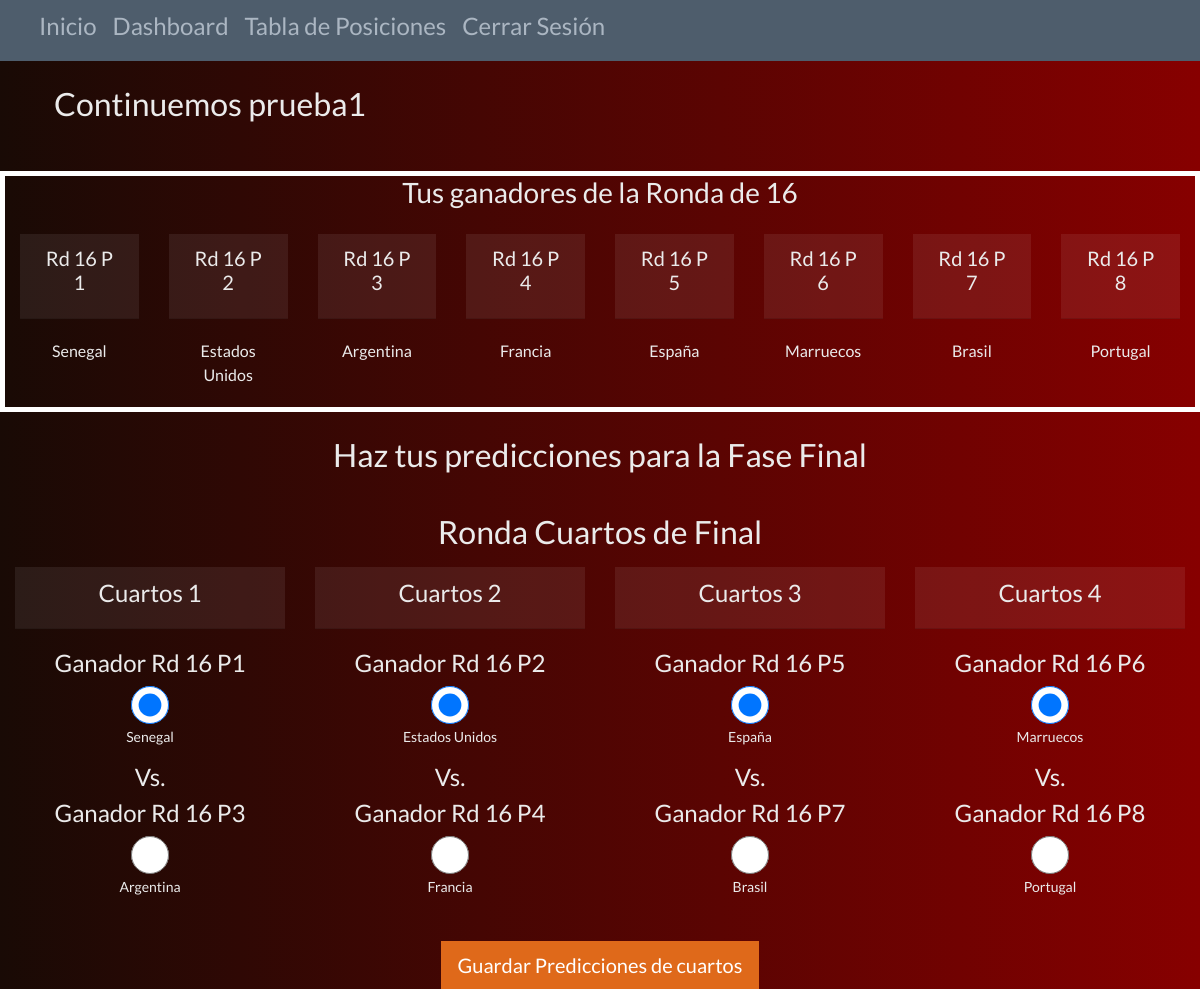
The page /fase-final (signed in) on the database its author committed.
### models.py (models this page shows, shortened)
class PrediccionRonda16(db.Base):
    __tablename__ = "predicciones_R16"
    __table_args__ = {"sqlite_autoincrement": True}
    id_prediccionRonda16 = Column(Integer, primary_key=True)
    partido = Column(Integer, nullable=False)
    id_equipo = Column(Integer, ForeignKey("equipos.id_equipo"), nullable=False)
    id_usuario = Column(Integer, ForeignKey("usuarios.id_usuario"), nullable=False)

class Equipo(db.Base):
    __tablename__ = "equipos"
    __table_args__ = {"sqlite_autoincrement": True}
    id_equipo = Column(Integer, primary_key=True)
    nombre = Column(String(30), nullable=False, unique=True)

### main.py (the view, shortened to what this page needs)
@app.route("/fase-final", methods=['GET', 'POST'])
def fase_final(i=None):
    if "id_usuario" not in flask_session:
        return redirect(url_for('login'))
    if request.method == "POST":
        guardar_prediccion(flask_session["id_usuario"], request.form)
    partidos_faseR16 = []
    partidos_cuartos = []
    partidos_semi = []
    partidos_final = []
    partidos_faseR16 = []
    prediccionesCuartos = None
    prediccionesSemifinal = None
    prediccionesFinal = None
    equipo_2 = aliased(Equipo)
    predicciones_grupos = db.session.query(Prediccion, Grupo.letra, Equipo.id_equipo.label('id_equipo_clasificado_1'), Equipo.nombre.label('equipo_clasificado_1'), equipo_2.id_equipo.label('id_equipo_clasificado_2'), equipo_2.nombre.label('equipo_clasificado_2'))\
                    .filter_by(id_usuario=flask_session["id_usuario"])\
                    .join(Grupo, Prediccion.id_grupo == Grupo.id_grupo)\
                    .join(Equipo, Prediccion.equipo_clasificado_1 == Equipo.id_equipo)\
                    .join(equipo_2, Prediccion.equipo_clasificado_2 == equipo_2.id_equipo)\
                    .all()
    prediccionesR16 = (db.session.query(PrediccionRonda16.partido, Equipo.id_equipo, Equipo.nombre.label('nombre_equipo'))
                        .filter_by(id_usuario = flask_session["id_usuario"])
                        .join(Equipo, PrediccionRonda16.id_equipo == Equipo.id_equipo)
                    ).all()
    if len(prediccionesR16) == 0:
        partidos_faseR16 = get_partidos_R16(predicciones_grupos)
    else:
        prediccionesCuartos = (db.session.query(PrediccionCuartos.partido_cuartos, Equipo.id_equipo, Equipo.nombre.label('nombre_equipo'))
                            .filter_by(id_usuario=flask_session["id_usuario"])
                            .join(Equipo, PrediccionCuartos.id_equipo == Equipo.id_equipo)
                            .all()
                            )
        if len(prediccionesCuartos) == 0:
            partidos_cuartos = get_partidos_cuartos(prediccionesR16)
    return render_template("fase-final.html", nombre_usuario=flask_session["nombre_usuario"],
                           partidos_faseR16 = partidos_faseR16, prediccionesR16 = prediccionesR16,
                           partidos_cuartos = partidos_cuartos, prediccionesCuartos = prediccionesCuartos,
                           partidos_semi = partidos_semi, prediccionesSemifinal = prediccionesSemifinal,
                           partidos_final = partidos_final, prediccionesFinal=prediccionesFinal
                           )

### templates/fase-final.html (shortened to what this page needs)
<!DOCTYPE html>
<html lang="en">
<head>
    <link rel="stylesheet" href="{{ url_for('static', filename='main.css') }}">
    <link rel="stylesheet" href="https://cdn.jsdelivr.net/npm/bootswatch@4.5.2/dist/superhero/bootstrap.min.css"
>
</head>
<body>
     <nav class="navbar navbar-expand-lg bg-dark">
      <div class="container-fluid">
        <div class="collapse navbar-collapse" id="navbarNavAltMarkup">
          <div class="navbar-nav">
            <a class="nav-link text-light" href="/"><h4>Inicio</h4></a>
            <a class="nav-link text-light" href="/dashboard"><h4>Dashboard</h4></a>
            <a class="nav-link text-light" href="/tabla-posiciones"><h4>Tabla de Posiciones</h4></a>
            <a class="nav-link text-light" href="{{ url_for('logout') }}"><h4>Cerrar Sesión</h4></a>
          </div>
        </div>
      </div>
    </nav>
    <div class="container">
        <div class="row p-4">
            <h2 class="page-header">Continuemos {{nombre_usuario}}</h2>
        </div>
    </div>
    {% if prediccionesR16 %}
    <div class="col-md-12 text-center mt-3 marcador-seleccionado">
        <h3>Tus ganadores de la Ronda de 16</h3>
        <div class="row">
            {% for pre16 in prediccionesR16 %}
            <div class="col">
                <div class="card-header mt-3">
                    <h5 class="card-title text-center">Rd 16 P {{ pre16['partido'] }}</h5>
                </div>
                <div class="card-body">
                    <span>{{ pre16['nombre_equipo'] }}</span>
                </div>
            </div>
            {% endfor %}
        </div>
    </div>
    {% if not prediccionesCuartos %}
    <div class="col-md-12 text-center mt-4">
        <h2>Haz tus predicciones para la Fase Final<br><br>Ronda Cuartos de Final</h2>
        <form action="{{ url_for('fase_final') }}" method="post">
            <div class="row mt-3">
                {% for partido_cuarto in partidos_cuartos %}
                <div class="col-sm-3">
                    <div class="card-header">
                        <h4>Cuartos {{ partido_cuarto['id'] }}</h4>
                    </div>
                    <div class="card-body">
                        <h4>Ganador Rd 16 P{{ partido_cuarto['id_1'] }}</h4>
                        <input type="radio" checked id="equipo1_{{partido_cuarto['equipo1']['nombre_equipo']}}" name="partido_cuartos_{{ partido_cuarto['id'] }}"
                        class="form-control"
                        value="{{partido_cuarto['equipo1']['id_equipo']}}">
                        <label for="equipo1_{{partido_cuarto['equipo1']['nombre_equipo']}}">{{partido_cuarto['equipo1']['nombre_equipo']}}</label>
                        <h4>Vs.</h4>
                        <h4>Ganador Rd 16 P{{ partido_cuarto['id_2'] }}</h4>
                        <input type="radio" id="equipo2_{{partido_cuarto['equipo2']['nombre_equipo']}}" name="partido_cuartos_{{ partido_cuarto['id'] }}"
                        class="form-control"
                        value="{{partido_cuarto['equipo2']['id_equipo']}}">
                        <label for="equipo2_{{partido_cuarto['equipo2']['nombre_equipo']}}">{{partido_cuarto['equipo2']['nombre_equipo']}}</label>
                    </div>
                </div>
                {% endfor %}
            </div>
            <button type="submit" class="btn btn-primary btn-lg mt-3">Guardar Predicciones de cuartos</button>
        </form>
    </div>
    {% endif %}
    {% endif %}
</body>
</html>

### static/main.css (style rules this page uses)
body { background: #870000; background: -webkit-linear-gradient(to right, #190A05, #870000); background: linear-gradient(to right, #190A05, #870000); }
.marcador-seleccionado { border: 5px solid #fff; }

### rows shown on the page
PrediccionRonda16: partido "1", nombre_equipo "Senegal"
PrediccionRonda16: partido "2", nombre_equipo "Estados Unidos"
PrediccionRonda16: partido "3", nombre_equipo "Argentina"
PrediccionRonda16: partido "4", nombre_equipo "Francia"
PrediccionRonda16: partido "5", nombre_equipo "España"
PrediccionRonda16: partido "6", nombre_equipo "Marruecos"
PrediccionRonda16: partido "7", nombre_equipo "Brasil"
PrediccionRonda16: partido "8", nombre_equipo "Portugal"
Equipo: equipo1.nombre_equipo "Senegal"
Equipo: equipo2.nombre_equipo "Argentina"
Equipo: equipo1.nombre_equipo "Estados Unidos"
Equipo: equipo2.nombre_equipo "Francia"
Equipo: equipo1.nombre_equipo "España"
Equipo: equipo2.nombre_equipo "Brasil"
Equipo: equipo1.nombre_equipo "Marruecos"
Equipo: equipo2.nombre_equipo "Portugal"

### other values the page prints
{{ nombre_usuario }} "prueba1"
{{ partido_cuarto['id'] }} "1" "2" "3" "4"
{{ partido_cuarto['id_1'] }} "1" "2" "5" "6"
{{ partido_cuarto['id_2'] }} "3" "4" "7" "8"
